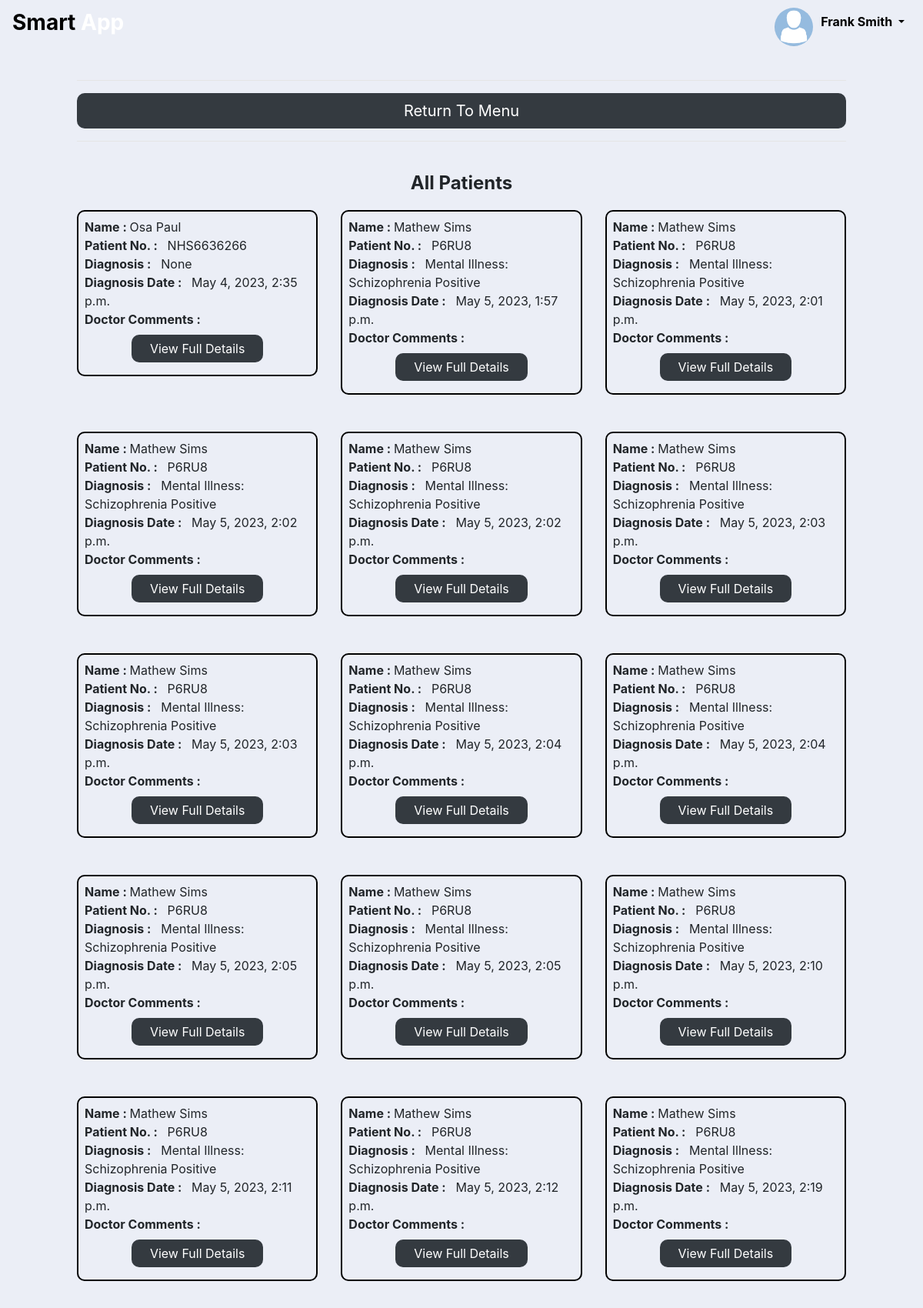
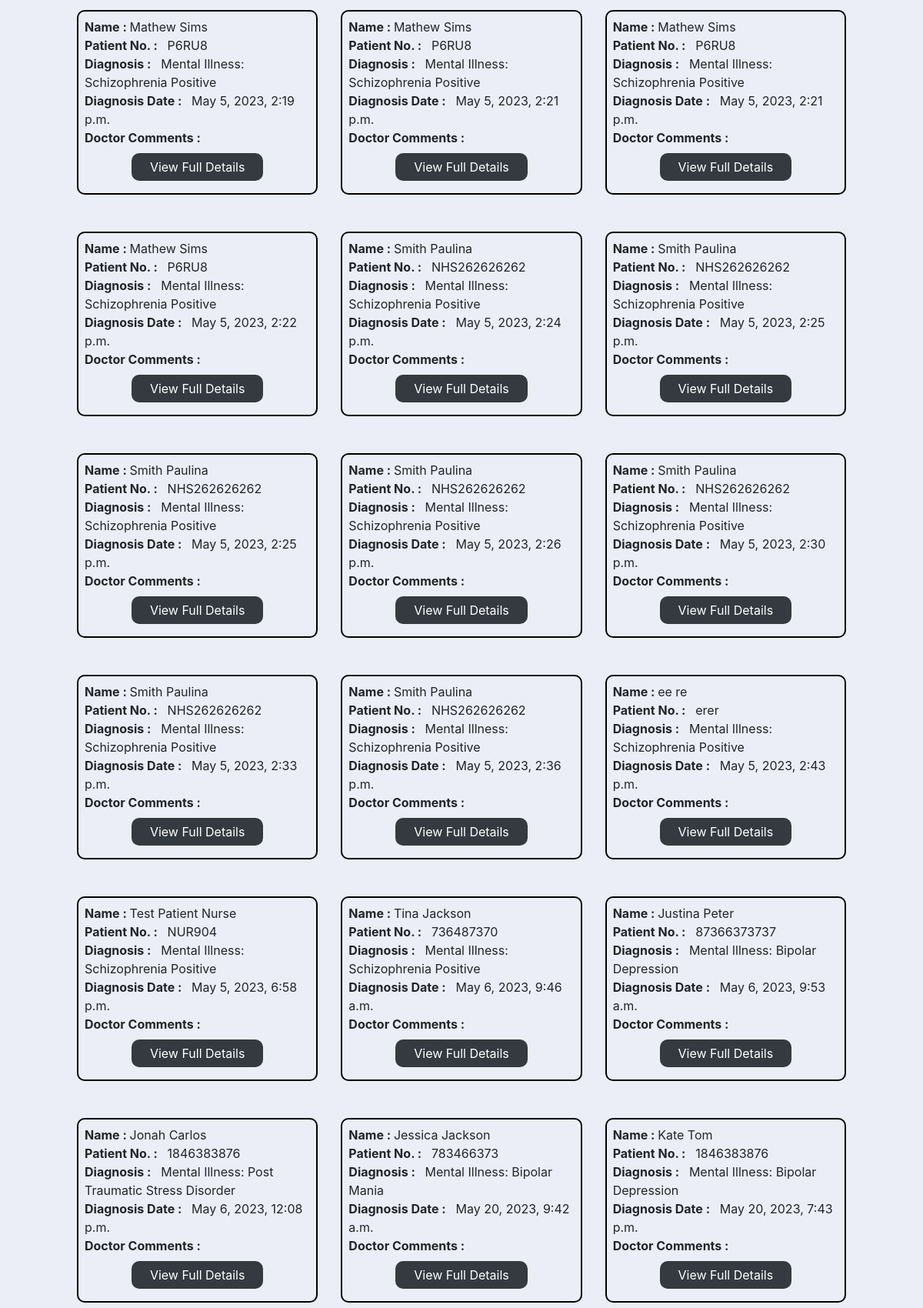
Screenshot of /result/ (signed in, upper part) with the database file from the repository (2 pictures, top to bottom).
### Main/models.py (models this page shows, shortened)
class diagnosis(models.Model):
    firstname = models.CharField("Patient's Name", max_length = 30)
    lastname = models.CharField("Patient's Surname", max_length = 30)
    patient_number = models.CharField("Patient's Number", max_length = 20)
    mental_illness = models.ForeignKey(mental_illness, on_delete=models.SET_NULL, null=True, related_name = 'mental_illness')
    symptoms = models.ManyToManyField(symptom, related_name = 'diagnoses')
    staff_user = models.ForeignKey(User, on_delete = models.CASCADE)
    approved = models.BooleanField(default = False)
    timestamp = models.DateTimeField(auto_now_add = True)
    class Meta:
        verbose_name_plural = "Diagnosis"

class mental_illness(models.Model):
    mental_illness_name  = models.CharField('Mental Illness Name', max_length = 150)
    description = models.CharField('Description', max_length = 1000)
    symptoms = models.ManyToManyField(symptom, related_name = 'mental_illnesses')
    def __str__(self):
        return "Mental Illness: %s" % (self.mental_illness_name)
    class Meta:
        verbose_name_plural = "Mental Illness"

### Main/views.py (the view)
# urls.py: path('result/', views.result, name = "result"),
@login_required
def result(request):
    all_patients = diagnosis.objects.all()
    return render(request, 'main/view_patients.html', {'all_patients' : all_patients})

### templates/main/view_patients.html (shortened to what this page needs)
{% extends 'partials/base.html' %}
{% block content %}
<div style="padding: 20px 100px 20px 100px">
	<hr class="bg-white">
		<a href="../../../" role="button" class="btn btn-dark btn-lg btn-block border-button-radius">Return To Menu</a>
	<hr class="bg-white">
	<div class="pt-4">
		<center>
			<h4><b> All Patients </b></h4>
		</center>
		<div class="row" style="margin-top: 20px">
			{% for patient in all_patients %}
			<div class="col-md-4">
				<div style="border: 2px solid black; border-radius: 10px" class="p-2">
					<b>Name : </b> {{patient.firstname}} {{patient.lastname}}
					<br>
					<b>Patient No. : </b> &nbsp; {{patient.patient_number}}
					<br>
					<b> Diagnosis : </b> &nbsp; {{patient.mental_illness}}
					<br>
					<b>Diagnosis Date : </b> &nbsp; {{patient.timestamp}}
					<br>
					<b> Doctor Comments : &nbsp; {{patient.form}} </b>
					<br>
					<center><a href="#" id="delete_button">
						<button type="button" class="btn btn-dark border-button-radius mt-2 px-4 mb-2">View Full Details </button>
					</a></center>
				</div>
				<br><br>
			</div>
			{% endfor%}
		</div>
	</div>
</div>
{% endblock %}

### templates/partials/nav_bar.html (shortened to what this page needs)
<nav class="navbar navbar-expand-lg navbar-dark text-dark">
  <a class="navbar-brand text-dark" href="/"><h3><b><span style="color: black">Smart</span> <span style="color: white"> App </span></b></h3></a>
  <div class="collapse navbar-collapse" id="navbarSupportedContent">
	<ul class="navbar-nav">
	{% if request.user.is_authenticated %}
      <li class="nav-item dropdown">
        <a class="nav-link dropdown-toggle" style="color: black" href="#" id="navbarDropdown" role="button" data-toggle="dropdown" aria-haspopup="true" aria-expanded="false">
		<img src="/media/default-avator.png" alt="profile picture" class="navbar-img" style="width: 50px; height: 50px; float: left; border-radius: 50%; background-size: auto 100%; margin-right: 10px; margin-top: -6px">
		 <span><b> {{request.user.first_name | capfirst}} {{request.user.last_name | capfirst}} </b></span>
        </a>
      </li>
	{% endif %}
	</ul>
  </div>
</nav>

### static/css/main_style.css (style rules this page uses)
.border-button-radius { border: 0px solid transparent; border-radius: 10px!important; }

### rows the page displays
diagnosis: firstname "Osa", lastname "Paul", patient_number "NHS6636266", mental_illness "None", timestamp "May 4, 2023, 2:35 p.m."
diagnosis: firstname "Mathew", lastname "Sims", patient_number "P6RU8", mental_illness "Mental Illness: Schizophrenia Positive", timestamp "May 5, 2023, 1:57 p.m."
diagnosis: firstname "Mathew", lastname "Sims", patient_number "P6RU8", mental_illness "Mental Illness: Schizophrenia Positive", timestamp "May 5, 2023, 2:01 p.m."
diagnosis: firstname "Mathew", lastname "Sims", patient_number "P6RU8", mental_illness "Mental Illness: Schizophrenia Positive", timestamp "May 5, 2023, 2:02 p.m."
diagnosis: firstname "Mathew", lastname "Sims", patient_number "P6RU8", mental_illness "Mental Illness: Schizophrenia Positive", timestamp "May 5, 2023, 2:02 p.m."
diagnosis: firstname "Mathew", lastname "Sims", patient_number "P6RU8", mental_illness "Mental Illness: Schizophrenia Positive", timestamp "May 5, 2023, 2:03 p.m."
diagnosis: firstname "Mathew", lastname "Sims", patient_number "P6RU8", mental_illness "Mental Illness: Schizophrenia Positive", timestamp "May 5, 2023, 2:03 p.m."
diagnosis: firstname "Mathew", lastname "Sims", patient_number "P6RU8", mental_illness "Mental Illness: Schizophrenia Positive", timestamp "May 5, 2023, 2:04 p.m."
diagnosis: firstname "Mathew", lastname "Sims", patient_number "P6RU8", mental_illness "Mental Illness: Schizophrenia Positive", timestamp "May 5, 2023, 2:04 p.m."
diagnosis: firstname "Mathew", lastname "Sims", patient_number "P6RU8", mental_illness "Mental Illness: Schizophrenia Positive", timestamp "May 5, 2023, 2:05 p.m."
diagnosis: firstname "Mathew", lastname "Sims", patient_number "P6RU8", mental_illness "Mental Illness: Schizophrenia Positive", timestamp "May 5, 2023, 2:05 p.m."
diagnosis: firstname "Mathew", lastname "Sims", patient_number "P6RU8", mental_illness "Mental Illness: Schizophrenia Positive", timestamp "May 5, 2023, 2:10 p.m."
diagnosis: firstname "Mathew", lastname "Sims", patient_number "P6RU8", mental_illness "Mental Illness: Schizophrenia Positive", timestamp "May 5, 2023, 2:11 p.m."
diagnosis: firstname "Mathew", lastname "Sims", patient_number "P6RU8", mental_illness "Mental Illness: Schizophrenia Positive", timestamp "May 5, 2023, 2:12 p.m."
diagnosis: firstname "Mathew", lastname "Sims", patient_number "P6RU8", mental_illness "Mental Illness: Schizophrenia Positive", timestamp "May 5, 2023, 2:19 p.m."
diagnosis: firstname "Mathew", lastname "Sims", patient_number "P6RU8", mental_illness "Mental Illness: Schizophrenia Positive", timestamp "May 5, 2023, 2:19 p.m."
diagnosis: firstname "Mathew", lastname "Sims", patient_number "P6RU8", mental_illness "Mental Illness: Schizophrenia Positive", timestamp "May 5, 2023, 2:21 p.m."
diagnosis: firstname "Mathew", lastname "Sims", patient_number "P6RU8", mental_illness "Mental Illness: Schizophrenia Positive", timestamp "May 5, 2023, 2:21 p.m."
diagnosis: firstname "Mathew", lastname "Sims", patient_number "P6RU8", mental_illness "Mental Illness: Schizophrenia Positive", timestamp "May 5, 2023, 2:22 p.m."
diagnosis: firstname "Smith", lastname "Paulina", patient_number "NHS262626262", mental_illness "Mental Illness: Schizophrenia Positive", timestamp "May 5, 2023, 2:24 p.m."
diagnosis: firstname "Smith", lastname "Paulina", patient_number "NHS262626262", mental_illness "Mental Illness: Schizophrenia Positive", timestamp "May 5, 2023, 2:25 p.m."
diagnosis: firstname "Smith", lastname "Paulina", patient_number "NHS262626262", mental_illness "Mental Illness: Schizophrenia Positive", timestamp "May 5, 2023, 2:25 p.m."
diagnosis: firstname "Smith", lastname "Paulina", patient_number "NHS262626262", mental_illness "Mental Illness: Schizophrenia Positive", timestamp "May 5, 2023, 2:26 p.m."
diagnosis: firstname "Smith", lastname "Paulina", patient_number "NHS262626262", mental_illness "Mental Illness: Schizophrenia Positive", timestamp "May 5, 2023, 2:30 p.m."
diagnosis: firstname "Smith", lastname "Paulina", patient_number "NHS262626262", mental_illness "Mental Illness: Schizophrenia Positive", timestamp "May 5, 2023, 2:33 p.m."
diagnosis: firstname "Smith", lastname "Paulina", patient_number "NHS262626262", mental_illness "Mental Illness: Schizophrenia Positive", timestamp "May 5, 2023, 2:36 p.m."
diagnosis: firstname "ee", lastname "re", patient_number "erer", mental_illness "Mental Illness: Schizophrenia Positive", timestamp "May 5, 2023, 2:43 p.m."
diagnosis: firstname "Test Patient", lastname "Nurse", patient_number "NUR904", mental_illness "Mental Illness: Schizophrenia Positive", timestamp "May 5, 2023, 6:58 p.m."
diagnosis: firstname "Tina", lastname "Jackson", patient_number "736487370", mental_illness "Mental Illness: Schizophrenia Positive", timestamp "May 6, 2023, 9:46 a.m."
diagnosis: firstname "Justina", lastname "Peter", patient_number "87366373737", mental_illness "Mental Illness: Bipolar Depression", timestamp "May 6, 2023, 9:53 a.m."
diagnosis: firstname "Jonah", lastname "Carlos", patient_number "1846383876", mental_illness "Mental Illness: Post Traumatic Stress Disorder", timestamp "May 6, 2023, 12:08 p.m."
diagnosis: firstname "Jessica", lastname "Jackson", patient_number "783466373", mental_illness "Mental Illness: Bipolar Mania", timestamp "May 20, 2023, 9:42 a.m."
diagnosis: firstname "Kate", lastname "Tom", patient_number "1846383876", mental_illness "Mental Illness: Bipolar Depression", timestamp "May 20, 2023, 7:43 p.m."

### other values shown
{{ request.user.first_name | capfirst }} "Frank"
{{ request.user.last_name | capfirst }} "Smith"
